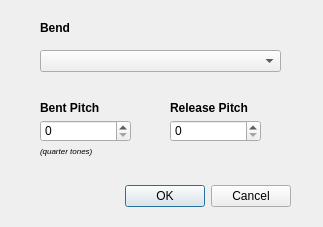
<?xml version="1.0" encoding="UTF-8"?>
<ui version="4.0">
 <class>REBendDialog</class>
 <widget class="QDialog" name="REBendDialog">
  <property name="geometry">
   <rect>
    <x>0</x>
    <y>0</y>
    <width>323</width>
    <height>227</height>
   </rect>
  </property>
  <property name="windowTitle">
   <string>Dialog</string>
  </property>
  <widget class="QDialogButtonBox" name="buttonBox">
   <property name="geometry">
    <rect>
     <x>30</x>
     <y>180</y>
     <width>261</width>
     <height>32</height>
    </rect>
   </property>
   <property name="orientation">
    <enum>Qt::Horizontal</enum>
   </property>
   <property name="standardButtons">
    <set>QDialogButtonBox::Cancel|QDialogButtonBox::Ok</set>
   </property>
  </widget>
  <widget class="QComboBox" name="bendType">
   <property name="geometry">
    <rect>
     <x>40</x>
     <y>50</y>
     <width>241</width>
     <height>22</height>
    </rect>
   </property>
  </widget>
  <widget class="QLabel" name="label">
   <property name="geometry">
    <rect>
     <x>40</x>
     <y>20</y>
     <width>171</width>
     <height>16</height>
    </rect>
   </property>
   <property name="font">
    <font>
     <weight>75</weight>
     <bold>true</bold>
    </font>
   </property>
   <property name="text">
    <string>Bend</string>
   </property>
  </widget>
  <widget class="QLabel" name="label_2">
   <property name="geometry">
    <rect>
     <x>40</x>
     <y>100</y>
     <width>111</width>
     <height>16</height>
    </rect>
   </property>
   <property name="font">
    <font>
     <weight>75</weight>
     <bold>true</bold>
    </font>
   </property>
   <property name="text">
    <string>Bent Pitch</string>
   </property>
  </widget>
  <widget class="QLabel" name="label_3">
   <property name="geometry">
    <rect>
     <x>170</x>
     <y>100</y>
     <width>111</width>
     <height>16</height>
    </rect>
   </property>
   <property name="font">
    <font>
     <weight>75</weight>
     <bold>true</bold>
    </font>
   </property>
   <property name="text">
    <string>Release Pitch</string>
   </property>
  </widget>
  <widget class="QSpinBox" name="bentPitch">
   <property name="geometry">
    <rect>
     <x>40</x>
     <y>120</y>
     <width>91</width>
     <height>22</height>
    </rect>
   </property>
   <property name="maximum">
    <number>12</number>
   </property>
  </widget>
  <widget class="QSpinBox" name="releasePitch">
   <property name="geometry">
    <rect>
     <x>170</x>
     <y>120</y>
     <width>91</width>
     <height>22</height>
    </rect>
   </property>
   <property name="maximum">
    <number>12</number>
   </property>
  </widget>
  <widget class="QLabel" name="label_4">
   <property name="geometry">
    <rect>
     <x>40</x>
     <y>140</y>
     <width>111</width>
     <height>21</height>
    </rect>
   </property>
   <property name="font">
    <font>
     <pointsize>6</pointsize>
     <italic>true</italic>
    </font>
   </property>
   <property name="text">
    <string>(quarter tones)</string>
   </property>
  </widget>
 </widget>
 <resources/>
 <connections>
  <connection>
   <sender>buttonBox</sender>
   <signal>accepted()</signal>
   <receiver>REBendDialog</receiver>
   <slot>accept()</slot>
   <hints>
    <hint type="sourcelabel">
     <x>248</x>
     <y>254</y>
    </hint>
    <hint type="destinationlabel">
     <x>157</x>
     <y>274</y>
    </hint>
   </hints>
  </connection>
  <connection>
   <sender>buttonBox</sender>
   <signal>rejected()</signal>
   <receiver>REBendDialog</receiver>
   <slot>reject()</slot>
   <hints>
    <hint type="sourcelabel">
     <x>316</x>
     <y>260</y>
    </hint>
    <hint type="destinationlabel">
     <x>286</x>
     <y>274</y>
    </hint>
   </hints>
  </connection>
 </connections>
</ui>
